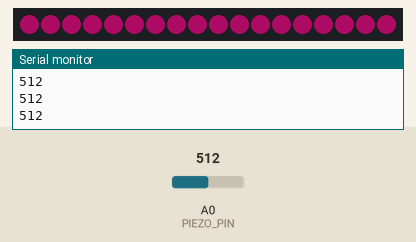
This sketch was run on a simulated Arduino Uno, built with avr-gcc and run on an emulated ATmega328P. Shown: 18 RGB LEDs in strip order, left to right, the last lines printed to the serial monitor. The test bench sets the inputs (shaded band); at power-on: A0 (PIEZO_PIN) = 512. Dim RGB values are drawn brighter than linear.

Above: at 1.2 s.
1.3 s: A0 (PIEZO_PIN) set to 55
2.8 s: A0 (PIEZO_PIN) set to 45
At 3.3 s:
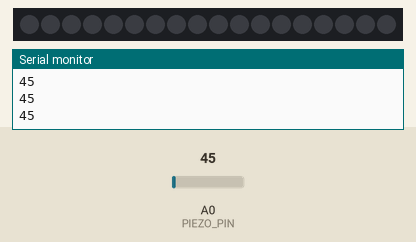
4.4 s: A0 (PIEZO_PIN) set to 122
At 5.0 s:
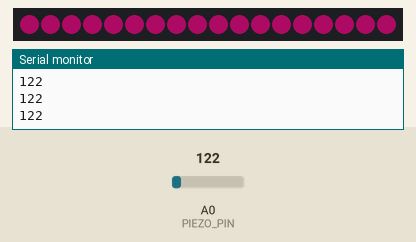
5.9 s: A0 (PIEZO_PIN) set to 40
At 6.7 s:
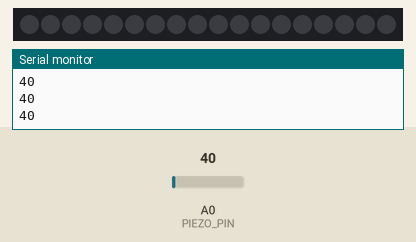
Timing chart, 0 to 8.5 s (numbered marks = the images above; inputs shaded):
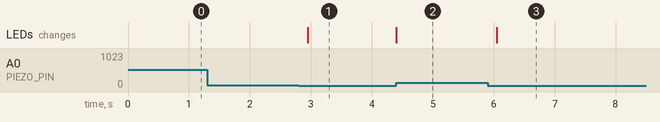

Measured:
- the behaviour switches between 51 and 50 on A0 (PIEZO_PIN) (found by bisection; images 0 and 1)
- after the input at 2.8 s, the LEDs: change after 0.15 s (image 1)
- after the input at 4.4 s, the LEDs: change at once (image 2)
- after the input at 5.9 s, the LEDs: change after 0.15 s (image 3)

The sketch:

LED_DEMO.ino
```cpp
#include <Adafruit_NeoPixel.h>

#define LED_PIN 7
#define LED_COUNT 18
#define PIEZO_PIN A0

Adafruit_NeoPixel strip(LED_COUNT, LED_PIN, NEO_GRB + NEO_KHZ800);

int threshold = 50;
unsigned long lastHitTime = 0;
unsigned long holdTime = 150; // milliseconds (adjust this!)

void setup() {
  strip.begin();
  strip.setBrightness(50);
  strip.show();
  Serial.begin(9600);
}

void loop() {
  int sensorValue = analogRead(PIEZO_PIN);
  Serial.println(sensorValue);

  // Detect hit
  if (sensorValue > threshold) {
    lastHitTime = millis();
  }

  // Keep LEDs on for a short time after hit
  if (millis() - lastHitTime < holdTime) {
    showPink();
  } else {
    strip.clear();
    strip.show();
  }

  delay(5);
}

void showPink() {
  for (int i = 0; i < LED_COUNT; i++) {
    strip.setPixelColor(i, strip.Color(255, 20, 147));
  }
  strip.show();
}
```
